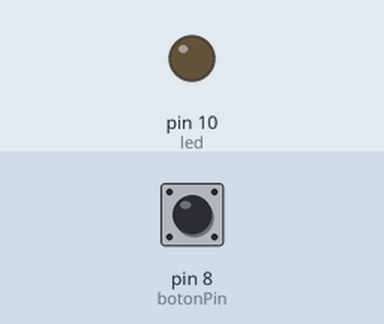
Recording of a sketch running on a simulated Arduino Uno, built with avr-gcc and run on an emulated ATmega328P. Shown: output pins drawn as LEDs (lit = HIGH). The test bench sets the inputs (shaded band); at power-on: pin 8 (botonPin) LOW.

Above: at 1.2 s.
1.3 s: pin 8 (botonPin) pulled HIGH for 0.15 s
At 1.37 s:
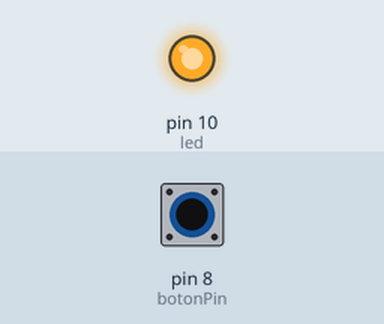
2.9 s: pin 8 (botonPin) pulled HIGH for 3.2 s
At 6.9 s:
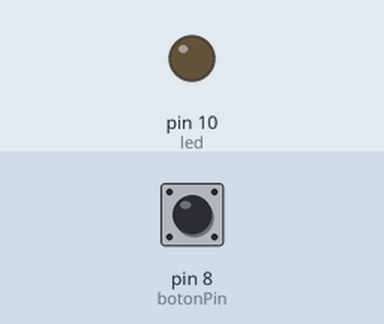
Timing chart, 0 to 8.4 s (numbered marks = the images above; inputs shaded):
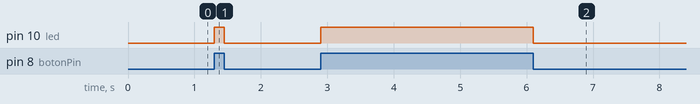

The sketch:

codigo_boton.ino
```cpp
int led = 10;
int botonPin = 8;
int boton = LOW;
int estadoboton = 0;

void setup() {
  pinMode(led, OUTPUT);
  pinMode(botonPin, INPUT);

}

void loop() {
  estadoboton = digitalRead(botonPin);
  if (estadoboton == HIGH)
  {
    digitalWrite(led, HIGH);
    boton=HIGH;
    }
  if (estadoboton == LOW)
  {
    digitalWrite(led, LOW);
    boton=LOW;
    }

}
```

Measured:
- after the input at 1.3 s, pin 10 (led): LOW → HIGH at once, → LOW 0.15 s later
- after the input at 2.9 s, pin 10 (led): LOW → HIGH at once, → LOW 3.2 s later
